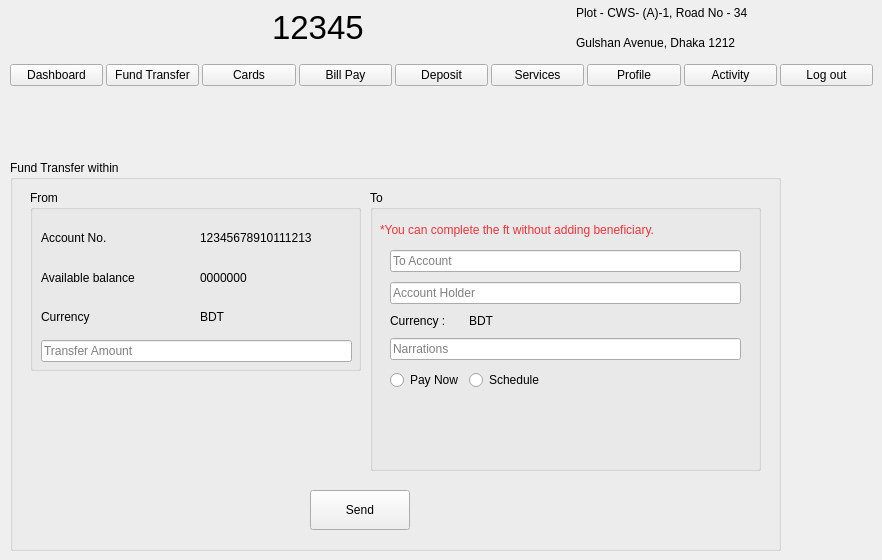
    <widget class="QWidget" name="ft_page">
     <widget class="QGroupBox" name="ft_box">
      <property name="geometry">
       <rect>
        <x>10</x>
        <y>160</y>
        <width>771</width>
        <height>391</height>
       </rect>
      </property>
      <property name="title">
       <string>Fund Transfer within</string>
      </property>
      <widget class="QGroupBox" name="ft_from_box">
       <property name="geometry">
        <rect>
         <x>20</x>
         <y>30</y>
         <width>331</width>
         <height>181</height>
        </rect>
       </property>
       <property name="title">
        <string>From</string>
       </property>
       <widget class="QWidget" name="layoutWidget">
        <property name="geometry">
         <rect>
          <x>11</x>
          <y>31</y>
          <width>311</width>
          <height>141</height>
         </rect>
        </property>
        <layout class="QGridLayout" name="gridLayout_29">
         <item row="0" column="0">
          <widget class="QLabel" name="ft_from_account_no_label">
           <property name="text">
            <string>Account No.</string>
           </property>
          </widget>
         </item>
         <item row="0" column="1">
          <widget class="QLabel" name="ft_from_account_no">
           <property name="text">
            <string>12345678910111213</string>
           </property>
          </widget>
         </item>
         <item row="1" column="0">
          <widget class="QLabel" name="ft_from_balance">
           <property name="text">
            <string>Available balance</string>
           </property>
          </widget>
         </item>
         <item row="2" column="0">
          <widget class="QLabel" name="ft_from_currency">
           <property name="text">
            <string>Currency</string>
           </property>
          </widget>
         </item>
         <item row="2" column="1">
          <widget class="QLabel" name="ft_from_currency_2">
           <property name="text">
            <string>BDT</string>
           </property>
          </widget>
         </item>
         <item row="3" column="0" colspan="2">
          <widget class="QLineEdit" name="ft_from_transfer_amount">
           <property name="placeholderText">
            <string>Transfer Amount</string>
           </property>
          </widget>
         </item>
         <item row="1" column="1">
          <widget class="QLabel" name="ft_from_available_balance">
           <property name="text">
            <string>0000000</string>
           </property>
          </widget>
         </item>
        </layout>
       </widget>
      </widget>
      <widget class="QGroupBox" name="ft_to_box">
       <property name="geometry">
        <rect>
         <x>360</x>
         <y>30</y>
         <width>391</width>
         <height>281</height>
        </rect>
       </property>
       <property name="title">
        <string>To</string>
       </property>
       <widget class="QLabel" name="ft_to_notice_label">
        <property name="geometry">
         <rect>
          <x>10</x>
          <y>30</y>
          <width>371</width>
          <height>20</height>
         </rect>
        </property>
        <property name="text">
         <string>&lt;html&gt;&lt;head/&gt;&lt;body&gt;&lt;p&gt;&lt;span style=&quot; color:#ed333b;&quot;&gt;*You can complete the ft without adding beneficiary.&lt;/span&gt;&lt;/p&gt;&lt;/body&gt;&lt;/html&gt;</string>
        </property>
       </widget>
       <widget class="QWidget" name="layoutWidget">
        <property name="geometry">
         <rect>
          <x>20</x>
          <y>60</y>
          <width>351</width>
          <height>201</height>
         </rect>
        </property>
        <layout class="QFormLayout" name="ft_to_layout">
         <property name="verticalSpacing">
          <number>10</number>
         </property>
         <item row="0" column="0" colspan="2">
          <widget class="QLineEdit" name="ft_to_account">
           <property name="placeholderText">
            <string>To Account</string>
           </property>
          </widget>
         </item>
         <item row="1" column="0" colspan="2">
          <widget class="QLineEdit" name="ft_to_ac_holder">
           <property name="placeholderText">
            <string>Account Holder</string>
           </property>
          </widget>
         </item>
         <item row="2" column="0">
          <widget class="QLabel" name="ft_to_currency_label">
           <property name="text">
            <string>Currency : </string>
           </property>
          </widget>
         </item>
         <item row="2" column="1">
          <widget class="QLabel" name="ft_to_currency">
           <property name="text">
            <string>BDT</string>
           </property>
          </widget>
         </item>
         <item row="3" column="0" colspan="2">
          <widget class="QLineEdit" name="ft_to_narration">
           <property name="placeholderText">
            <string>Narrations</string>
           </property>
          </widget>
         </item>
         <item row="4" column="0">
          <widget class="QRadioButton" name="ft_to_pay_now_button">
           <property name="text">
            <string>Pay Now</string>
           </property>
          </widget>
         </item>
         <item row="4" column="1">
          <widget class="QRadioButton" name="ft_to_schedule_button">
           <property name="text">
            <string>Schedule</string>
           </property>
          </widget>
         </item>
        </layout>
       </widget>
      </widget>
      <widget class="QPushButton" name="ft_send_button">
       <property name="geometry">
        <rect>
         <x>300</x>
         <y>330</y>
         <width>100</width>
         <height>40</height>
        </rect>
       </property>
       <property name="text">
        <string>Send</string>
       </property>
      </widget>
     </widget>
     <widget class="QWidget" name="layoutWidget_14">
      <property name="geometry">
       <rect>
        <x>40</x>
        <y>0</y>
        <width>711</width>
        <height>55</height>
       </rect>
      </property>
      <layout class="QGridLayout" name="gridLayout_24">
       <item row="1" column="0">
        <widget class="QLabel" name="login_bank_logo_5">
         <property name="text">
          <string/>
         </property>
         <property name="pixmap">
          <pixmap resource="resources.qrc">:/image/images/logo.jpeg</pixmap>
         </property>
        </widget>
       </item>
       <item row="1" column="4">
        <layout class="QVBoxLayout" name="verticalLayout_9">
         <item>
          <widget class="QLabel" name="login_address_label1_5">
           <property name="text">
            <string>Plot - CWS- (A)-1, Road No - 34 </string>
           </property>
          </widget>
         </item>
         <item>
          <widget class="QLabel" name="login_address_label2_5">
           <property name="text">
            <string>Gulshan Avenue, Dhaka 1212</string>
           </property>
          </widget>
         </item>
        </layout>
       </item>
       <item row="1" column="2">
        <layout class="QHBoxLayout" name="horizontalLayout_24">
         <item>
          <widget class="QLabel" name="login_support_logo_5">
           <property name="text">
            <string/>
           </property>
           <property name="pixmap">
            <pixmap resource="resources.qrc">:/image/images/support_icon.jpeg</pixmap>
           </property>
           <property name="scaledContents">
            <bool>true</bool>
           </property>
          </widget>
         </item>
         <item>
          <widget class="QLabel" name="label_35">
           <property name="font">
            <font>
             <pointsize>25</pointsize>
            </font>
           </property>
           <property name="text">
            <string>12345</string>
           </property>
          </widget>
         </item>
        </layout>
       </item>
       <item row="1" column="1">
        <spacer name="horizontalSpacer_20">
         <property name="orientation">
          <enum>Qt::Horizontal</enum>
         </property>
         <property name="sizeHint" stdset="0">
          <size>
           <width>40</width>
           <height>20</height>
          </size>
         </property>
        </spacer>
       </item>
       <item row="1" column="3">
        <spacer name="horizontalSpacer_21">
         <property name="orientation">
          <enum>Qt::Horizontal</enum>
         </property>
         <property name="sizeHint" stdset="0">
          <size>
           <width>40</width>
           <height>20</height>
          </size>
         </property>
        </spacer>
       </item>
      </layout>
     </widget>
     <widget class="QWidget" name="layoutWidget_21">
      <property name="geometry">
       <rect>
        <x>10</x>
        <y>60</y>
        <width>863</width>
        <height>30</height>
       </rect>
      </property>
      <layout class="QHBoxLayout" name="horizontalLayout_33">
       <property name="spacing">
        <number>3</number>
       </property>
       <property name="sizeConstraint">
        <enum>QLayout::SetMinimumSize</enum>
       </property>
       <item>
        <widget class="QPushButton" name="dashboard_button_9">
         <property name="sizePolicy">
          <sizepolicy hsizetype="Minimum" vsizetype="Fixed">
           <horstretch>0</horstretch>
           <verstretch>0</verstretch>
          </sizepolicy>
         </property>
         <property name="text">
          <string>Dashboard</string>
         </property>
        </widget>
       </item>
       <item>
        <widget class="QPushButton" name="fund_tranfer_button_9">
         <property name="sizePolicy">
          <sizepolicy hsizetype="Minimum" vsizetype="Fixed">
           <horstretch>0</horstretch>
           <verstretch>0</verstretch>
          </sizepolicy>
         </property>
         <property name="text">
          <string>Fund Transfer</string>
         </property>
        </widget>
       </item>
       <item>
        <widget class="QPushButton" name="cards_button_9">
         <property name="sizePolicy">
          <sizepolicy hsizetype="Minimum" vsizetype="Fixed">
           <horstretch>0</horstretch>
           <verstretch>0</verstretch>
          </sizepolicy>
         </property>
         <property name="text">
          <string>Cards</string>
         </property>
        </widget>
       </item>
       <item>
        <widget class="QPushButton" name="bill_pay_button_9">
         <property name="sizePolicy">
          <sizepolicy hsizetype="Minimum" vsizetype="Fixed">
           <horstretch>0</horstretch>
           <verstretch>0</verstretch>
          </sizepolicy>
         </property>
         <property name="text">
          <string>Bill Pay</string>
         </property>
        </widget>
       </item>
       <item>
        <widget class="QPushButton" name="beneficiary_button_9">
         <property name="sizePolicy">
          <sizepolicy hsizetype="Minimum" vsizetype="Fixed">
           <horstretch>0</horstretch>
           <verstretch>0</verstretch>
          </sizepolicy>
         </property>
         <property name="text">
          <string>Deposit</string>
         </property>
        </widget>
       </item>
       <item>
        <widget class="QPushButton" name="services_button_9">
         <property name="sizePolicy">
          <sizepolicy hsizetype="Minimum" vsizetype="Fixed">
           <horstretch>0</horstretch>
           <verstretch>0</verstretch>
          </sizepolicy>
         </property>
         <property name="text">
          <string>Services</string>
         </property>
        </widget>
       </item>
       <item>
        <widget class="QPushButton" name="profile_button_9">
         <property name="sizePolicy">
          <sizepolicy hsizetype="Minimum" vsizetype="Fixed">
           <horstretch>0</horstretch>
           <verstretch>0</verstretch>
          </sizepolicy>
         </property>
         <property name="text">
          <string>Profile</string>
         </property>
        </widget>
       </item>
       <item>
        <widget class="QPushButton" name="activity_button_9">
         <property name="sizePolicy">
          <sizepolicy hsizetype="Minimum" vsizetype="Fixed">
           <horstretch>0</horstretch>
           <verstretch>0</verstretch>
          </sizepolicy>
         </property>
         <property name="text">
          <string>Activity</string>
         </property>
        </widget>
       </item>
       <item>
        <widget class="QPushButton" name="home_schedular_button_9">
         <property name="sizePolicy">
          <sizepolicy hsizetype="Minimum" vsizetype="Fixed">
           <horstretch>0</horstretch>
           <verstretch>0</verstretch>
          </sizepolicy>
         </property>
         <property name="text">
          <string>Log out</string>
         </property>
        </widget>
       </item>
      </layout>
     </widget>
    </widget>
